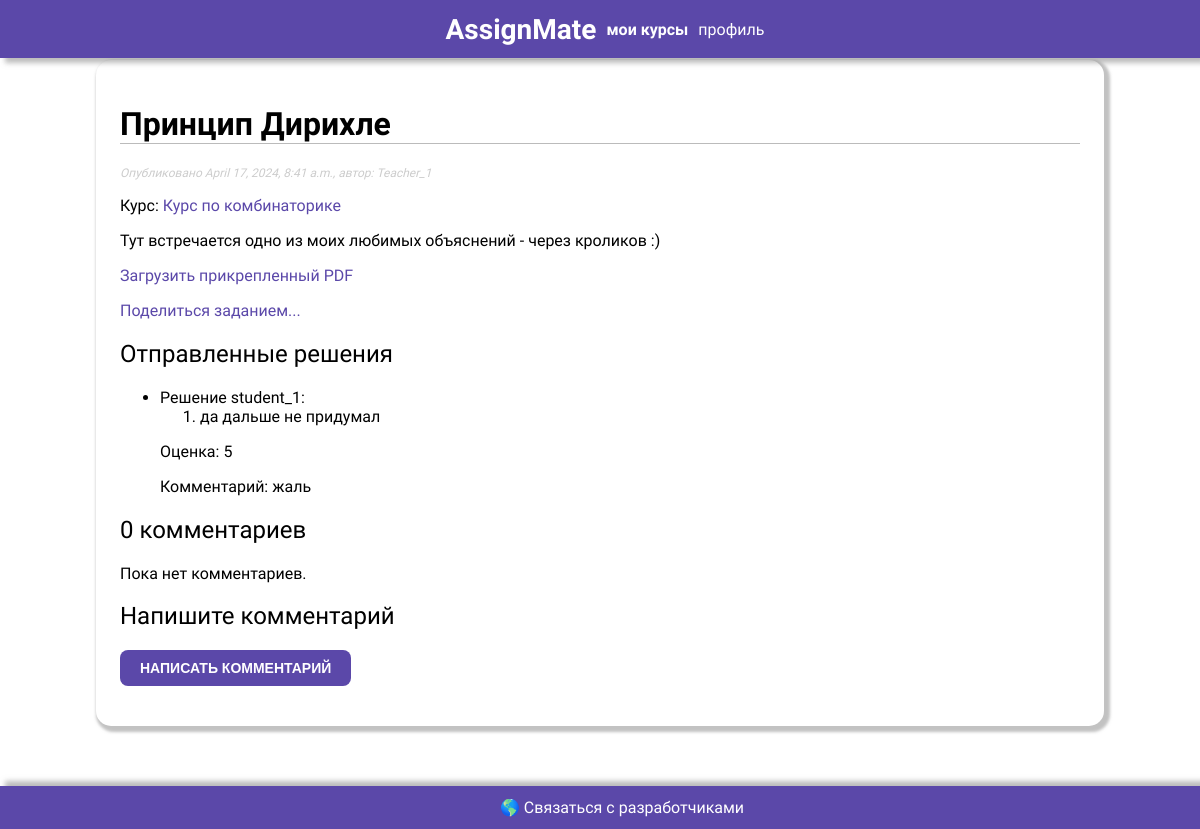
Screenshot of /2024/4/17/princip-dirihle/ (signed in) with the database file from the repository.
### assign/models.py (models this page shows, shortened)
class Homework(models.Model):
    class Status(models.TextChoices):
        DRAFT = 'DF', 'Draft'
        PUBLISHED = 'PB', 'Published'
    title = models.CharField(max_length=250)
    slug = models.SlugField(max_length=250,
                            unique_for_date='publish')
    author = models.ForeignKey(User,
                               on_delete=models.CASCADE,
                               limit_choices_to={'profile__role': 'teacher'},
                               related_name='assign_homeworks')
    course = models.ForeignKey(Course, on_delete=models.CASCADE, related_name='homeworks')
    body = models.TextField()
    pdf = models.FileField(upload_to=upload_to, null=True, blank=True)
    publish = models.DateTimeField(default=timezone.now)  # поле дата публикации
    created = models.DateTimeField(auto_now_add=True)  # поле дата создания
    updated = models.DateTimeField(auto_now=True)  # поле дата изменения
    status = models.CharField(max_length=2,
                              choices=Status.choices,
                              default=Status.PUBLISHED)
    tags = TaggableManager()
    objects = models.Manager() # менеджер, применяемый по умолчанию
    published = PublishedManager() # конкретно-прикладной менеджер
    class Meta: #класс определяет метаданные модели.
        ordering = ['-publish'] #сортировка
        indexes = [
            models.Index(fields=['-publish']), #индексация
        ]

class Course(models.Model):
    class Status(models.TextChoices):
        DRAFT = 'DF', 'Draft'
        PUBLISHED = 'PB', 'Published'
    title = models.CharField(max_length=250)
    slug = models.SlugField(max_length=250,
                            unique_for_month="publish")
    creator = models.ForeignKey(
        User,
        on_delete=models.CASCADE,
        related_name='created_courses',  # Уникальное имя для обратной связи
        limit_choices_to={'profile__role': 'teacher'},
        null=True,
        blank=True
    )
    publish = models.DateTimeField(default=timezone.now)  # поле дата публикации
    status = models.CharField(max_length=2,
                              choices=Status.choices,
                              default=Status.DRAFT)
    class Meta:  # класс определяет метаданные модели.
        ordering = ['-publish']  # сортировка
        indexes = [
            models.Index(fields=['-publish']),  # индексация
        ]

class HomeworkSolution(models.Model):
    homework = models.ForeignKey(Homework, on_delete=models.CASCADE, related_name='solutions')
    student = models.ForeignKey(User, on_delete=models.CASCADE, related_name='homework_solutions')
    answer_text = models.TextField()
    answer_pdf = models.FileField(upload_to='homework_solutions/', null=True, blank=True)
    created = models.DateTimeField(auto_now_add=True)
    updated = models.DateTimeField(auto_now=True)
    grade = models.IntegerField(null=True, blank=True, validators=[MinValueValidator(0), MaxValueValidator(100)])
    teacher_comment = models.TextField(null=True, blank=True)

### assign/views.py (the view)
@login_required
def homework_detail(request, year, month, day, homework_slug):
    homework = get_object_or_404(Homework, slug=homework_slug,
                                 publish__year=year, publish__month=month, publish__day=day)
    if not (homework.course.creator == request.user or Enrollment.objects.filter(course=homework.course,
                                                                                 student=request.user).exists()):
        raise Http404("You do not have permission to view this homework.")
    if is_teacher(request.user):
        solutions = homework.solutions.all()
    else:
        solutions = homework.solutions.filter(student=request.user)
    can_submit_solution = is_student(request.user) and not solutions.exists()
    comments = homework.comments.filter(active=True)
    new_comment = None
    if request.method == 'POST':
        comment_form = CommentForm(data=request.POST)
        if comment_form.is_valid():
            new_comment = comment_form.save(commit=False)
            new_comment.homework = homework
            new_comment.save()
    else:
        comment_form = CommentForm()
    return render(request, 'assign/homework/detail.html', {
        'homework': homework,
        'comments': comments,
        'new_comment': new_comment,
        'comment_form': comment_form,
        'can_submit_solution': can_submit_solution,
        'solutions': solutions,
        'is_teacher': is_teacher(request.user)  # передаем флаг в шаблон
    })

### assign/forms.py
class CommentForm(forms.ModelForm):
    class Meta:
        model = Comment
        fields = ['name', 'body']

### assign/templatetags/assign_tags.py (called while the page is built)
@register.filter(name='markdown')
def markdown_format(text):
    return mark_safe(markdown.markdown(text))

### assign/views.py (called while the page is built)
def is_student(user):
    return hasattr(user, 'profile') and user.profile.role == 'student'

def is_teacher(user):
    return hasattr(user, 'profile') and user.profile.role == 'teacher'

### templates/assign/homework/detail.html (shortened to what this page needs)
{% extends "assign/base.html" %}
{% load assign_tags %}
{% block content %}
<h1 type="homework_title">
    {{ homework.title }}
</h1>
<p class="date">
    Опубликовано {{ homework.publish }}, автор: {{ homework.author }}
</p>
<p>
    Курс: <a href="{% url 'assign:course_detail' pk=homework.course.id %}">{{ homework.course.title }}</a>
</p>
{{ homework.body|markdown }}
{% if homework.pdf %}
    <p><a href="{{ homework.pdf.url }}" target="_blank">Загрузить прикрепленный PDF</a></p>
{% else %}
    <p>No attached PDF.</p>
{% endif %}
<p><a href="{% url 'assign:homework_share' homework.id %}">Поделиться заданием...</a></p>
{% if solutions %}
    <h2>Отправленные решения</h2>
    <ul>
    {% for solution in solutions %}
        <li>
            Решение {{ solution.student.username }}:
            <div>
                <div class="preformatted-text">{{ solution.answer_text|markdown }}</div>
                {% if solution.grade or solution.teacher_comment %}
                    <p>Оценка: {{ solution.grade|default:"еще не оценено" }}</p>
                    <p>Комментарий: {{ solution.teacher_comment|default:"нет коментария" }}</p>
                {% endif %}
            </div>
        </li>
    {% endfor %}
    </ul>
{% else %}
    <p>Пока что нет отправленных решений.</p>
{% endif %}
{% with comments.count as total_comments %}
    {% if total_comments|divisibleby:10 %}
        <h2>{{ total_comments }} комментариев</h2>
    {% elif total_comments|add:'0' == '1' %}
        <h2>{{ total_comments }} комментарий</h2>
    {% else %}
        <h2>{{ total_comments }} комментария</h2>
    {% endif %}
{% endwith %}
{% for comment in comments %}
    <div class="comment">
        <p class="info">Комментарий {{ forloop.counter }} от {{ comment.name }} в {{ comment.created }}</p>
        {{ comment.body|linebreaks }}
    </div>
{% empty %}
    <p>Пока нет комментариев.</p>
{% endfor %}
{% include "assign/homework/includes/comment_form.html" %}
{% endblock %}

### assign/static/css/styles.css (style rules this page uses)
body { display: flex; margin: 0; padding: 0; font-family: "Raleway"; flex-direction: column; min-height: 97vh; }
a { color: #5B48A9; text-decoration: none; }
h1 { font-weight: bold; border-bottom: 1px solid #bbb; }
h2 { font-weight: normal; }
p.date { color: #ccc; font-size: 12px; font-style: italic; }
[type="Homework_title"] { display: flex; align-items: top; justify-content: space-between; }

### rows the page displays
Homework: title "Принцип Дирихле", publish "April 17, 2024, 8:41 a.m.", author "Teacher_1", course "Курс по комбинаторике", body "Тут встречается одно из моих любимых объяснений - через кроликов :)"
HomeworkSolution: student.username "student_1", answer_text "да дальше не придумал", grade "5", teacher_comment "жаль"

### other values shown
{{ total_comments }} "0"
